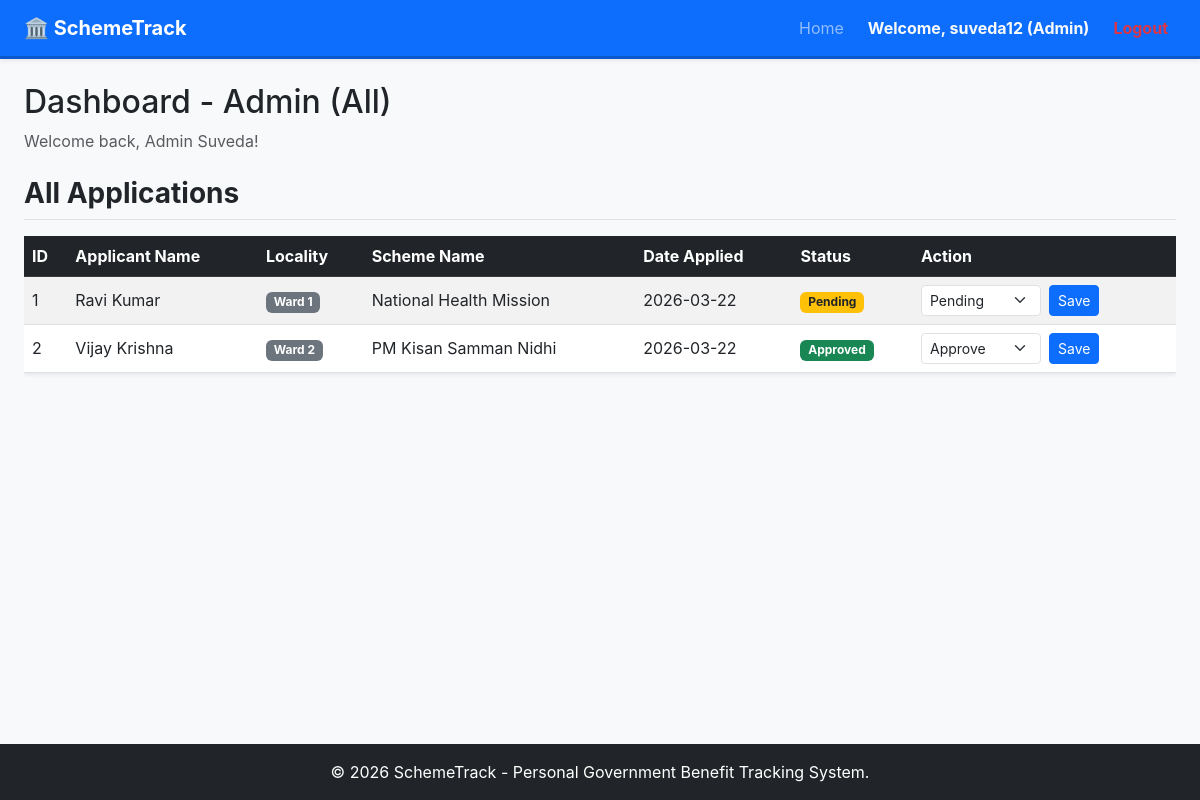
The page / (signed in) on the database its author committed.
### tables this page shows
CREATE TABLE users (
            id INTEGER PRIMARY KEY AUTOINCREMENT,
            username TEXT UNIQUE NOT NULL,
            password_hash TEXT NOT NULL,
            role TEXT NOT NULL,
            locality TEXT,
            full_name TEXT NOT NULL
        );

CREATE TABLE beneficiary (
            id INTEGER PRIMARY KEY AUTOINCREMENT,
            user_id INTEGER NOT NULL,
            scheme_name TEXT NOT NULL,
            status TEXT NOT NULL DEFAULT 'Pending',
            docs_list TEXT,
            application_date TIMESTAMP DEFAULT CURRENT_TIMESTAMP,
            FOREIGN KEY (user_id) REFERENCES users (id)
        );

### 23019 fsd_project/project/app.py (the view, shortened to what this page needs)
@app.route('/')
def index():
    if 'user_id' not in session:
        return render_template('index.html')
    conn = get_db_connection()
    user = conn.execute('SELECT * FROM users WHERE id = ?', (session['user_id'],)).fetchone()
    if not user:
        session.clear()
        return redirect(url_for('index'))
    data = {}
    if user['role'] == 'Admin':
        data['schemes'] = conn.execute('''
            SELECT b.*, u.full_name, u.locality
            FROM beneficiary b
            JOIN users u ON b.user_id = u.id
            ORDER BY b.application_date DESC
        ''').fetchall()
    else:
        data['my_schemes'] = conn.execute('''
            SELECT * FROM beneficiary WHERE user_id = ? ORDER BY application_date DESC
        ''', (user['id'],)).fetchall()
    conn.close()
    return render_template('dashboard.html', user=user, data=data)

### 23019 fsd_project/project/app.py (called while the page is built)
def get_db_connection():
    conn = sqlite3.connect(DATABASE)
    conn.row_factory = sqlite3.Row
    return conn

### 23019 fsd_project/project/templates/dashboard.html (shortened to what this page needs)
{% extends 'base.html' %}
{% block content %}
<div class="mb-4">
    <h2>Dashboard - {{ user.role }} ({{ user.locality }})</h2>
    <p class="text-muted">Welcome back, {{ user.full_name }}!</p>
</div>
{% if user.role == 'Admin' %}
<h3 class="mb-3 fw-bold border-bottom pb-2">All Applications</h3>
<div class="table-responsive">
    <table class="table table-striped table-hover align-middle shadow-sm">
        <thead class="table-dark">
            <tr>
                <th>ID</th>
                <th>Applicant Name</th>
                <th>Locality</th>
                <th>Scheme Name</th>
                <th>Date Applied</th>
                <th>Status</th>
                <th>Action</th>
            </tr>
        </thead>
        <tbody>
            {% for app in data.schemes %}
            <tr>
                <td>{{ app.id }}</td>
                <td>{{ app.full_name }}</td>
                <td><span class="badge bg-secondary">{{ app.locality }}</span></td>
                <td>{{ app.scheme_name }}</td>
                <td>{{ app.application_date[:10] }}</td>
                <td>
                    <span
                        class="badge {% if app.status == 'Pending' %}bg-warning text-dark{% elif app.status == 'Approved' %}bg-success{% else %}bg-danger{% endif %}">
                        {{ app.status }}
                    </span>
                </td>
                <td>
                    <form action="{{ url_for('update_status', id=app.id) }}" method="POST" class="d-flex gap-2">
                        <select name="status" class="form-select form-select-sm" style="width: 120px;">
                            <option value="Pending" {% if app.status=='Pending' %}selected{% endif %}>Pending</option>
                            <option value="Approved" {% if app.status=='Approved' %}selected{% endif %}>Approve</option>
                        </select>
                        <button type="submit" class="btn btn-sm btn-primary">Save</button>
                    </form>
                </td>
            </tr>
            {% else %}
            <tr>
                <td colspan="7" class="text-center text-muted py-3">No applications found.</td>
            </tr>
            {% endfor %}
        </tbody>
    </table>
</div>
{% endif %}
{% endblock %}

### 23019 fsd_project/project/templates/base.html (shortened to what this page needs)
<!DOCTYPE html>
<html lang="en">
<head>
    <link href="https://cdn.jsdelivr.net/npm/bootstrap@5.3.0/dist/css/bootstrap.min.css" rel="stylesheet">
    <link rel="stylesheet" href="{{ url_for('static', filename='css/style.css') }}">
</head>
<body>
    <header>
        <nav class="navbar navbar-expand-lg navbar-dark bg-primary shadow-sm">
            <div class="container-fluid px-4">
                <a class="navbar-brand fw-bold" href="{{ url_for('index') }}">🏛️ SchemeTrack</a>
                <div class="collapse navbar-collapse" id="navbarNav">
                    <ul class="navbar-nav ms-auto">
                        <li class="nav-item">
                            <a class="nav-link" href="{{ url_for('index') }}">Home</a>
                        </li>
                        {% if session.get('user_id') %}
                        <li class="nav-item ms-lg-3 d-flex align-items-center">
                            <span class="text-light fw-bold">Welcome, {{ session.get('username') }} ({{
                                session.get('role') }})</span>
                        </li>
                        <li class="nav-item ms-lg-3">
                            <a class="nav-link text-danger fw-bold" href="{{ url_for('logout') }}">Logout</a>
                        </li>
                        {% endif %}
                    </ul>
                </div>
            </div>
        </nav>
    </header>
    <section class="container-fluid px-4 mt-4 main-content">
        {% block content %}{% endblock %}
    </section>
    <footer class="bg-dark text-white text-center py-3 mt-auto w-100">
        <div class="container-fluid px-4">
            <p class="mb-0">&copy; 2026 SchemeTrack - Personal Government Benefit Tracking System.</p>
        </div>
    </footer>
</body>
</html>

### 23019 fsd_project/project/static/css/style.css (style rules this page uses)
:root { --primary-color: #0d6efd; --bg-color: #f8f9fa; --text-color: #212529; }
body { min-height: 100vh; display: flex; flex-direction: column; background-color: var(--bg-color); font-family: -apple-system, BlinkMacSystemFont, "Segoe UI", Roboto, "Helvetica Neue", Arial, sans-serif; }
.navbar { border-bottom: 3px solid #0a58ca; }

### rows shown on the page
users: get "suveda12", get "Admin", role "Admin", locality "All", full_name "Admin Suveda"
beneficiary: id "1", full_name "Ravi Kumar", locality "Ward 1", scheme_name "National Health Mission", application_date "2026-03-22", status "Pending"
beneficiary: id "2", full_name "Vijay Krishna", locality "Ward 2", scheme_name "PM Kisan Samman Nidhi", application_date "2026-03-22", status "Approved", status "Approve"
